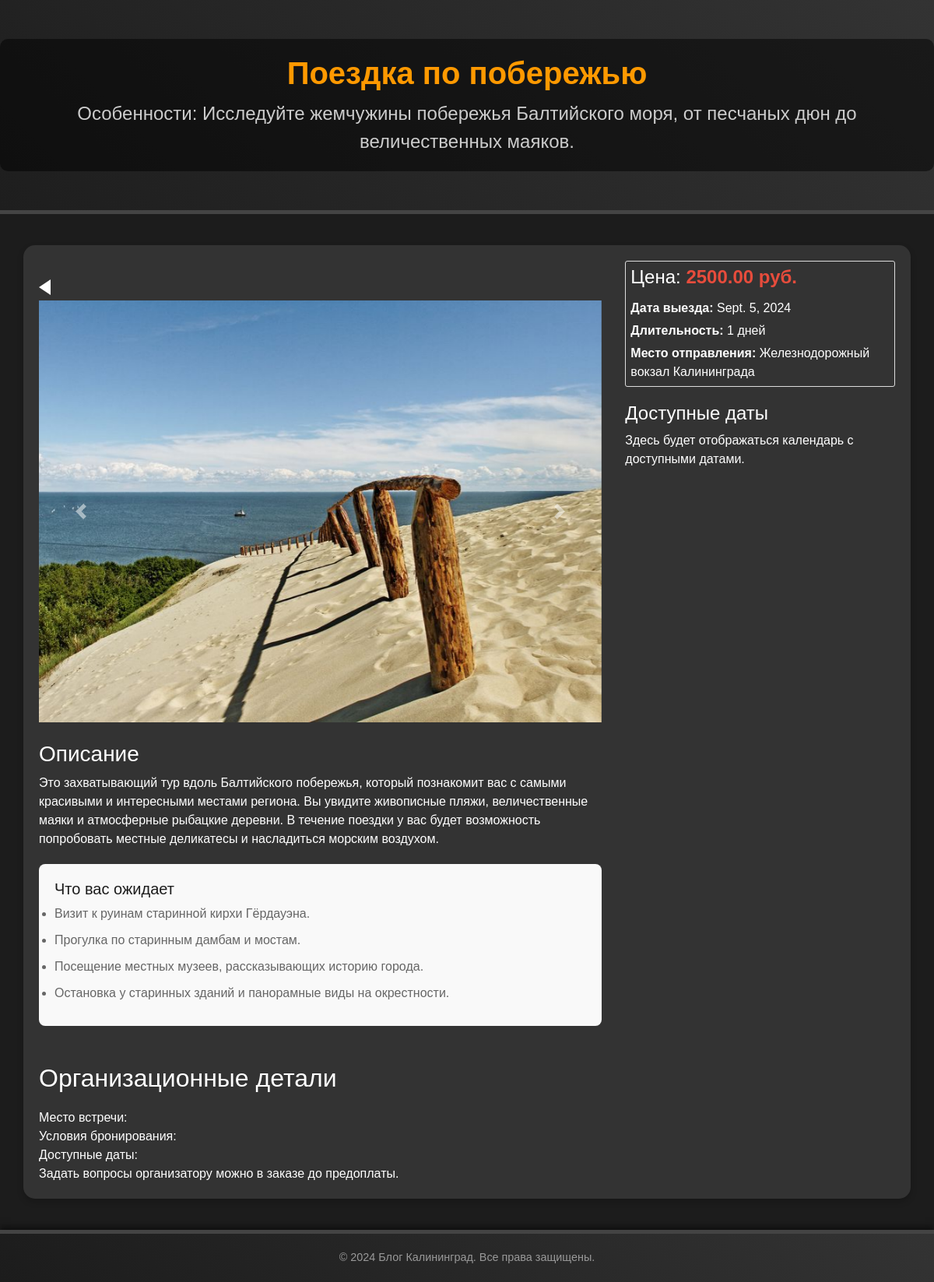
The page /tour/2/ on the database its author committed.
### blog/models.py (models this page shows, shortened)
class Tour(models.Model):
    title = models.CharField(max_length=255)
    short_description = models.CharField(max_length=100, blank=True)
    description = models.TextField(default="")
    expectations = RichTextField(blank=True, null=True)
    price = models.DecimalField(max_digits=10, decimal_places=2)
    departure_date = models.DateField(default=timezone.now)  # Możesz usunąć, jeśli to zbędne
    duration = models.IntegerField(default=1)
    starting_point = models.CharField(max_length=200, default="")
    image = models.ImageField(upload_to='tours/')
    organizational_details = RichTextField(blank=True, null=True)  # Szczegóły organizacyjne
    available_dates = models.JSONField(default=list, blank=True)  # Jeśli później będziesz integrować z kalendarzem

class TourImage(models.Model):
    image = models.ImageField(upload_to='tour_images/')
    tour = models.ForeignKey(Tour, related_name='tour_images', on_delete=models.CASCADE)  # Added related_name

### blog/views.py (the view)
# urls.py: path('tour/<int:tour_id>/', views.tour_detail, name='tour_detail'),
def tour_detail(request, tour_id):
    tour = get_object_or_404(Tour, id=tour_id)
    return render(request, 'tour_detail.html', {'tour': tour})

### blog/templates/tour_detail.html (shortened to what this page needs)
<!DOCTYPE html>
{% load static %}
<html lang="ru">
<head>
    <link rel="stylesheet" href="https://stackpath.bootstrapcdn.com/bootstrap/4.5.2/css/bootstrap.min.css">
    <link rel="stylesheet" type="text/css" href="{% static 'blog/style.css' %}">
</head>
<body>
    <header class="header">
        <div class="overlay">
            <h1 class="title">{{ tour.title }}</h1>
            <p class="subtitle">Особенности: {{ tour.short_description }}</p>
        </div>
    </header>
    <div class="container">
        <div class="row">
            <div class="col-md-8">
                <div class="mt-4">
                    <a href="/" class="back-home-button"></a>
                </div>
                <div id="tourCarousel" class="carousel slide mb-4" data-ride="carousel">
                    <div class="carousel-inner">
                        {% for image in tour.tour_images.all %}
                            <div class="carousel-item {% if forloop.first %}active{% endif %}">
                                <img src="{{ image.image.url }}" class="d-block w-100" alt="...">
                            </div>
                        {% endfor %}
                    </div>
                    <a class="carousel-control-prev" href="#tourCarousel" role="button" data-slide="prev">
                        <span class="carousel-control-prev-icon" aria-hidden="true"></span>
                    </a>
                    <a class="carousel-control-next" href="#tourCarousel" role="button" data-slide="next">
                        <span class="carousel-control-next-icon" aria-hidden="true"></span>
                    </a>
                </div>
                <h3>Описание</h3>
                <p>{{ tour.description }}</p>
                <section id="details" class="mb-5">
                    <h5>Что вас ожидает</h5>
                    <div class="expectations-list">
                        {{ tour.expectations|safe }}
                    </div>
                </section>
                <section class="organizational-details" class="mb-5">
                    <h2>Организационные детали</h2>
                    <p>Место встречи: {{ tour.meeting_place }}</p>
                    <p>Условия бронирования:</p>
                    <p>Доступные даты:</p>
                    <p class="note">Задать вопросы организатору можно в заказе до предоплаты.</p>
                </section>
                        </div>
                        <div class="col-md-4">
                            <div class="tour-info">
                                <h4>Цена: <span class="tour-price">{{ tour.price }} руб.</span></h4>
                                <p><strong>Дата выезда:</strong> {{ tour.departure_date }}</p>
                                <p><strong>Длительность:</strong> {{ tour.duration }} дней</p>
                                <p><strong>Место отправления:</strong> {{ tour.starting_point }}</p>
                            </div>
                            <h4>Доступные даты</h4>
                            <div id="yandex-calendar">
                                <p>Здесь будет отображаться календарь с доступными датами.</p>
                            </div>
                        </div>
        </div>
    </div>
    <footer class="footer">
        <p>© 2024 Блог Калининград. Все права защищены.</p>
    </footer>
</body>
</html>

### static/blog/style.css (style rules this page uses)
a,body,li,p,ul { margin:0 }
a,body,h1,h2,li,p,ul { padding:0; box-sizing:border-box }
body { background-color:#1c1c1c; color:#fff; font-family:Arial,sans-serif }
body,footer { background-color:#1c1c1c; color:#fff; background-color:#1c1c1c }
html,body { background-color:#1c1c1c!important }
.container,.main-content,.page { background-color:#1c1c1c }
footer,header { padding:20px; text-align:center }
.header h1 { font-size:3rem; font-weight:700; color:#ff7f00; font-size:3rem; font-weight:700; font-size:3em; color:#f90 }
.header .overlay { background:#00000080; padding:20px; border-radius:10px; display:inline-block; animation:fadeIn 1s ease-out }
.header .title { font-size:2.5em; font-weight:700; margin:0 }
.header .subtitle { font-size:1.5em; margin-top:10px }
footer { margin-top:50px; background:linear-gradient(45deg,#1e1e1e,#333); color:#999; font-size:.9em; box-shadow:0-4px 8px #00000080 }
h2 { color:#fff; margin:0 0 20px }
h5 { color:#1c1c1c }
.card,.header h1 { margin-bottom:20px }
.footer { background-color:#222; border-top:5px solid #444; text-align:center; padding:20px; background:linear-gradient(45deg,#333,#1e1e1e); color:#999; font-size:.9em; box-shadow:0-4px 8px #00000080; margin-top:40px; background:linear-gradient(45deg,#1c1c1c,#333); color:#999 }
.tour-price { font-size:1.2rem; font-weight:700; color:#e74c3c; text-align:center }
h1 { font-size:3em; margin:0 }
.container { padding:20px; background-color:#333; border-radius:15px; box-shadow:0 4px 8px #0003; color:#fff }
.header p,.offer-item p { font-size:1.2em; color:#ccc }
.offer-item .price,.tour-price,.offer-price { color:#ff7f00 }
.row { display:flex; flex-wrap:wrap; margin-right:-15px; margin-left:-15px }
.tour-info { display:flex; flex-wrap:wrap; gap:5px; padding:6px; border:1px solid #ddd; border-radius:3px; margin-bottom:20px; flex:4; text-decoration: none; }
.tour-price { font-size:1.5rem; font-weight:700; color:#e74c3c }
#details,#organizational-details { padding:20px; background-color:#f9f9f9; border-radius:8px; margin-top:20px }
.expectations-list,.details-list { list-style:none; padding-left:0 }
.expectations-list li,.details-list li { font-size:1rem; color:#666; margin-bottom:10px }
.back-home-button { display: inline-block; width: 0; height: 0; border-top: 10px solid transparent; border-bottom: 10px solid transparent; border-right: 15px solid #fff; }
@media (min-width: 1200px) { .tour-info,.tour-image { flex:0 } }

### rows shown on the page
Tour: title "Поездка по побережью", short_description "Исследуйте жемчужины побережья Балтийского моря, от песчаных дюн до величественных маяков.", description "Это захватывающий тур вдоль Балтийского побережья, который познакомит вас с самыми красивыми и интересными местами региона. Вы увидите живописные пляжи, величественные маяки и атмосферные рыбацкие деревни. В течение поездки у вас будет возможность попробовать местные деликатесы и насладиться морским воздухом.", expectations "Визит к руинам старинной кирхи Гёрдауэна. Прогулка по старинным дамбам и мостам. Посещение местных музеев, рассказывающих историю города. Остановка у старинных зданий и панорамные виды на окрестности.", price "2500.00", departure_date "Sept. 5, 2024", duration "1", starting_point "Железнодорожный вокзал Калининграда"
TourImage: image (picture)
